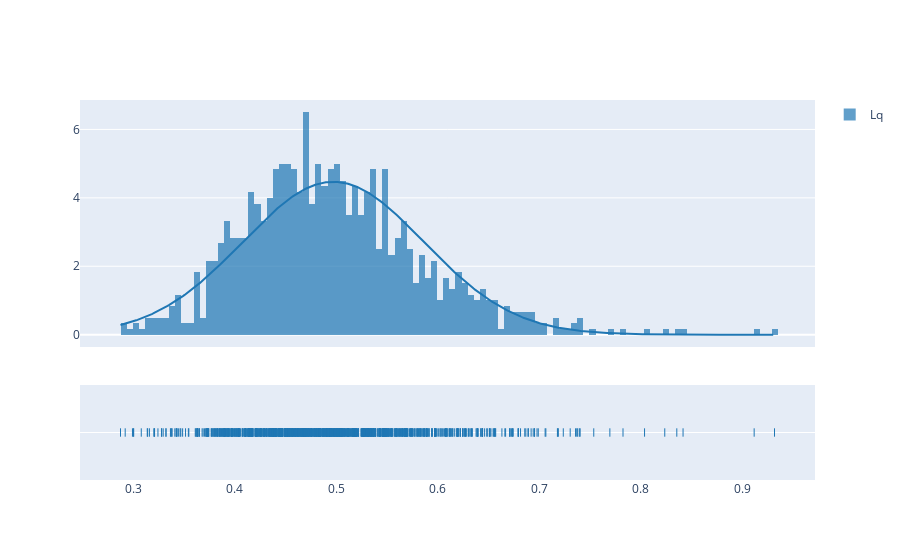

Notebook cell for this chart:
### Code cell
fig = ff.create_distplot([data], [opcao], curve_type='normal', bin_size=0.006)
fig.show()

### Figure 1 — Plotly figure (JSON) as saved in the notebook; plotly's stock layout.template omitted (floating-point values rounded to 4 significant figures; data arrays with more than 128 entries replaced by an {"elided": "..."} marker saying what was removed)
{"data": [{"autobinx": false, "histnorm": "probability density", "legendgroup": "Lq", "marker": {"color": "rgb(31, 119, 180)"}, "name": "Lq", "opacity": 0.7, "type": "histogram", "x": {"elided": "1000 float values"}, "xaxis": "x", "xbins": {"end": 0.9317, "size": 0.006, "start": 0.2874}, "yaxis": "y"}, {"legendgroup": "Lq", "marker": {"color": "rgb(31, 119, 180)"}, "mode": "lines", "name": "Lq", "showlegend": false, "type": "scatter", "x": {"elided": "500 float values"}, "xaxis": "x", "y": {"elided": "500 float values"}, "yaxis": "y"}, {"legendgroup": "Lq", "marker": {"color": "rgb(31, 119, 180)", "symbol": "line-ns-open"}, "mode": "markers", "name": "Lq", "showlegend": false, "type": "scatter", "x": {"elided": "1000 float values"}, "xaxis": "x", "y": {"elided": "1000 str values"}, "yaxis": "y2"}], "layout": {"barmode": "overlay", "hovermode": "closest", "legend": {"traceorder": "reversed"}, "xaxis": {"anchor": "y2", "domain": [0, 1], "zeroline": false}, "yaxis": {"anchor": "free", "domain": [0.35, 1], "position": 0}, "yaxis2": {"anchor": "x", "domain": [0, 0.25], "dtick": 1, "showticklabels": false}}}
